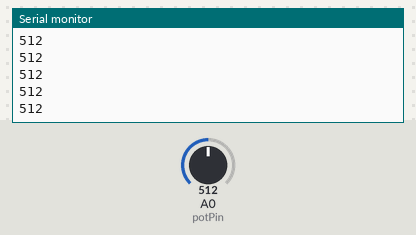
Bench run of a sketch on a simulated Arduino Uno, built with avr-gcc and run on an emulated ATmega328P. Shown: the last lines printed to the serial monitor. Inputs (shaded band) come from the test bench; at power-on: A0 (potPin) = 512.

Above: at 1.2 s.
1.3 s: A0 (potPin) set to 716
At 1.31 s:
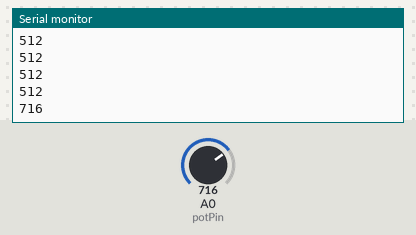
2.8 s: A0 (potPin) set to 900
At 2.81 s:
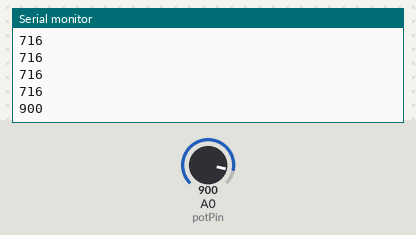
Timing chart, 0 to 5.8 s (numbered marks = the images above; inputs shaded):
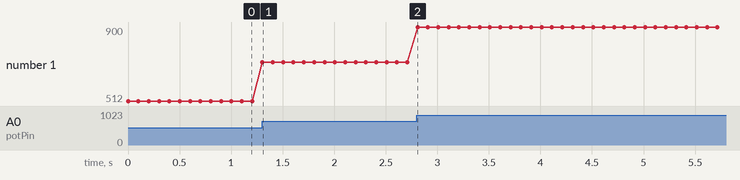

Measured:
- after the input at 1.3 s, the serial monitor: prints a new line at once (image 1)
- after the input at 2.8 s, the serial monitor: prints a new line at once (image 2)
- plotted number 1: 512 → 716 after the input at 1.3 s, 716 → 900 after the input at 2.8 s

The sketch:

_0630_-_Membrane_potentiometer.ino
```cpp
/*  0630 - Membrane potentiometer
 *
 * This sketch shows you how to use the membrane potentiometer.
 * This device works like a rotary potentiometer, but instead of
 * rotating a knob in order to change its resistance, your apply
 * pressure anywhere on its surface. The out resistance of the
 * device depends on the location of the pressure.
 *
 *
 * Components
 * ----------
 *  - Arduino Uno
 *  - a membrane potentiometer
 *
 *  Libraries
 *  ---------
 *  None
 *
 * Connections
 * -----------
 *
 * Refer to the schematic that is available with this lecture.
 * If the schematic is not available, follow these instructions:
 *
 * As you are looking at the front of the membrane potentiometer,
 * the pin on the left is 1, the middle is 2, and the right is 3.
 *
 *     Arduino |   Potentiometer
 *     --------|----------------
 *        GND  |        1
 *        A0   |        2
 *        5V   |        3
 *
 *
 *  Created on March 21 2017 by Peter Dalmaris
 *
 */


int potPin = A0;    // select the input pin for the potentiometer
int potValue = 0;  // variable to store the value coming from the sensor

void setup() {
  // declare the ledPin as an OUTPUT:
  pinMode(potPin, INPUT);
  Serial.begin(9600);
}

void loop() {
  // read the value from the sensor:
  potValue = analogRead(potPin);
  Serial.println(potValue);
  delay(100);
}
```
